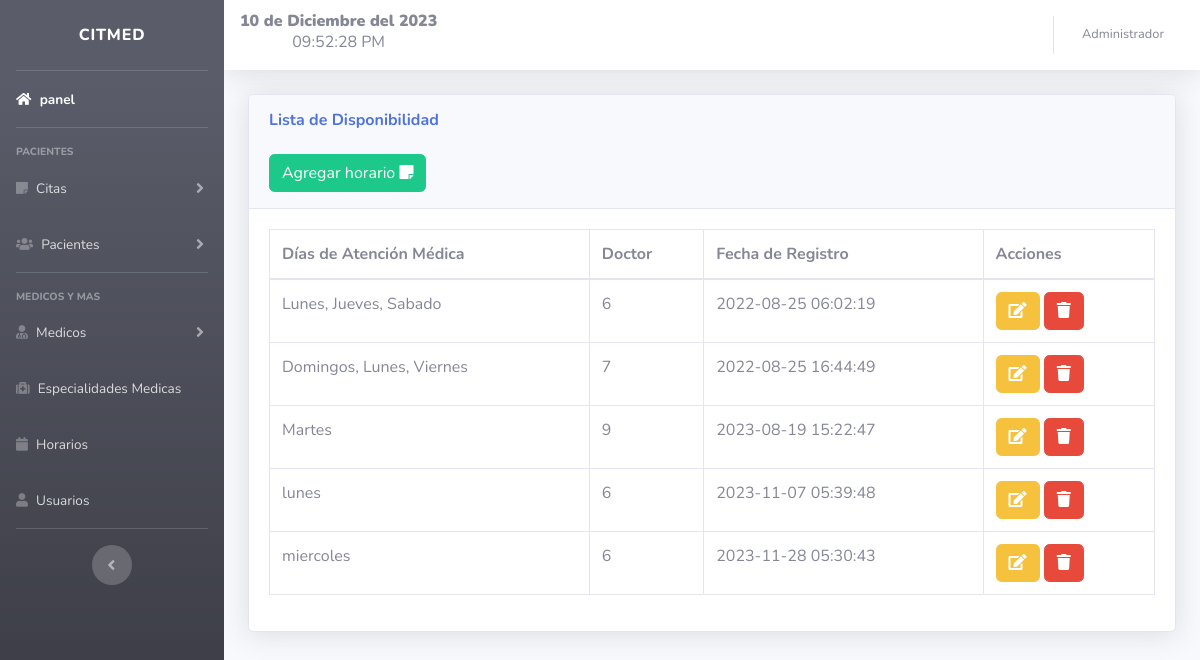
The page /views/horarios.php (signed in) on the database its author committed.
### tables this page shows
CREATE TABLE `horario` (
  `id` int(11) NOT NULL,
  `dias` varchar(50) NOT NULL,
  `id_doctor` int(11) NOT NULL,
  `fecha` timestamp NOT NULL DEFAULT current_timestamp()
);

### views/horarios.php (the view, shortened to what this page needs)
<!DOCTYPE html>
<html lang="en">
<head>
</head>
<?php include "../includes/header.php";  ?>
<body id="page-top">
    <div class="container-fluid">
        <div class="card shadow mb-4">
            <div class="card-header py-3">
                <h6 class="m-0 font-weight-bold text-primary">Lista de Disponibilidad</h6>
                <br>
                <button type="button" class="btn btn-success" data-toggle="modal" data-target="#horario">
                    <span class="glyphicon glyphicon-plus"></span> Agregar horario <i class="fa fa-sticky-note" aria-hidden="true"></i>
                </button>
            </div>
            <div class="card-body">
                <div class="table-responsive">
                    <table class="table table-bordered" id="dataTable" width="100%" cellspacing="0">
                        <thead>
                            <tr>
                                <th>Días de Atención Médica</th>
                                <th>Doctor</th>
                                <th>Fecha de Registro</th>
                                <th>Acciones</th>
                            </tr>
                        </thead>
                        <?php
                        include "../includes/db.php";
                        $result = mysqli_query($conexion, "SELECT * FROM horario ");
                        while ($fila = mysqli_fetch_assoc($result)) :
                        ?>
                            <tr>
                                <td><?php echo $fila['dias']; ?></td>
                                <td><?php echo $fila['id_doctor']; ?></td>
                                <td><?php echo $fila['fecha']; ?></td>
                                <td>
                                    <a class="btn btn-warning" href="../includes/editar_horario.php?id=<?php echo $fila['id'] ?>">
                                        <i class="fa fa-edit"></i>
                                    </a>
                                    <a href="../includes/eliminar_horario.php?id=<?php echo $fila['id'] ?>" class="btn btn-danger btn-del">
                                        <i class="fa fa-trash"></i>
                                    </a>
                                </td>
                            </tr>
                        <?php endwhile; ?>
                    </table>
                </div>
            </div>
        </div>
    </div>
</body>
</html>

### rows shown on the page
horario: dias "Lunes, Jueves, Sabado", id_doctor "6", fecha "2022-08-25 06:02:19"
horario: dias "Domingos, Lunes, Viernes", id_doctor "7", fecha "2022-08-25 16:44:49"
horario: dias "Martes", id_doctor "9", fecha "2023-08-19 15:22:47"
horario: dias "lunes", id_doctor "6", fecha "2023-11-07 05:39:48"
horario: dias "miercoles", id_doctor "6", fecha "2023-11-28 05:30:43"

### other values the page prints
fecha() "10 de Diciembre del 2023"
hora() "09:52:28 PM"
$_SESSION['nombre'] "Administrador"
